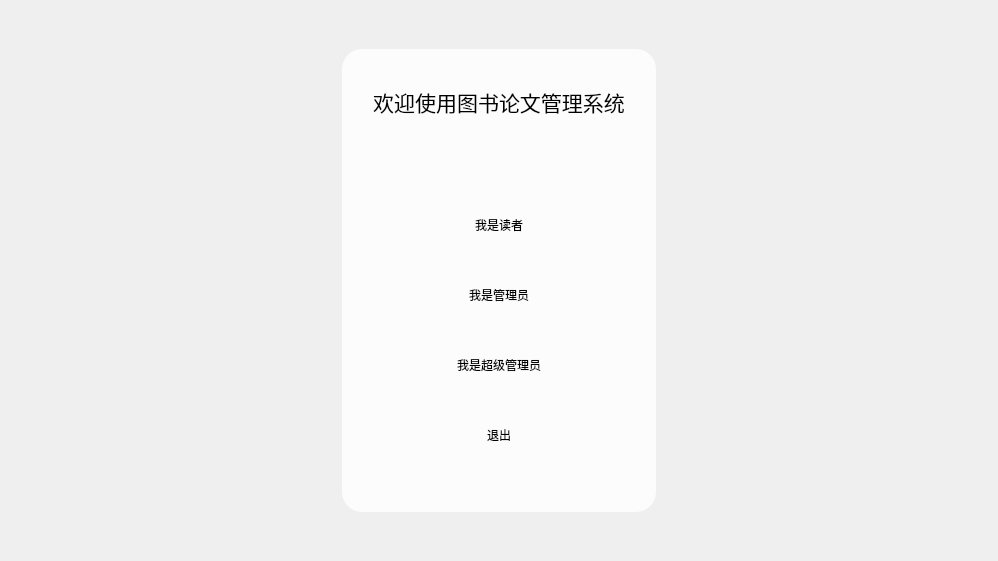
<?xml version="1.0" encoding="UTF-8"?>
<ui version="4.0">
 <class>MainWin</class>
 <widget class="QWidget" name="MainWin">
  <property name="geometry">
   <rect>
    <x>0</x>
    <y>0</y>
    <width>998</width>
    <height>561</height>
   </rect>
  </property>
  <property name="sizePolicy">
   <sizepolicy hsizetype="Preferred" vsizetype="Expanding">
    <horstretch>0</horstretch>
    <verstretch>0</verstretch>
   </sizepolicy>
  </property>
  <property name="maximumSize">
   <size>
    <width>998</width>
    <height>561</height>
   </size>
  </property>
  <property name="windowTitle">
   <string>图书管理系统</string>
  </property>
  <property name="styleSheet">
   <string notr="true"/>
  </property>
  <layout class="QHBoxLayout" name="horizontalLayout_7">
   <property name="spacing">
    <number>0</number>
   </property>
   <property name="leftMargin">
    <number>0</number>
   </property>
   <property name="topMargin">
    <number>0</number>
   </property>
   <property name="rightMargin">
    <number>0</number>
   </property>
   <property name="bottomMargin">
    <number>0</number>
   </property>
   <item>
    <widget class="QFrame" name="frame_4">
     <property name="styleSheet">
      <string notr="true">QWidget#frame_4{background-image: url(:/images/library-1.png);}</string>
     </property>
     <property name="frameShape">
      <enum>QFrame::NoFrame</enum>
     </property>
     <property name="frameShadow">
      <enum>QFrame::Plain</enum>
     </property>
     <layout class="QHBoxLayout" name="horizontalLayout_2">
      <property name="leftMargin">
       <number>0</number>
      </property>
      <property name="topMargin">
       <number>0</number>
      </property>
      <property name="rightMargin">
       <number>0</number>
      </property>
      <property name="bottomMargin">
       <number>0</number>
      </property>
      <item>
       <spacer name="horizontalSpacer_3">
        <property name="orientation">
         <enum>Qt::Horizontal</enum>
        </property>
        <property name="sizeHint" stdset="0">
         <size>
          <width>40</width>
          <height>20</height>
         </size>
        </property>
       </spacer>
      </item>
      <item>
       <widget class="QFrame" name="verticalFrame">
        <layout class="QVBoxLayout" name="verticalLayout_4">
         <item>
          <spacer name="verticalSpacer_2">
           <property name="orientation">
            <enum>Qt::Vertical</enum>
           </property>
           <property name="sizeType">
            <enum>QSizePolicy::Fixed</enum>
           </property>
           <property name="sizeHint" stdset="0">
            <size>
             <width>20</width>
             <height>40</height>
            </size>
           </property>
          </spacer>
         </item>
         <item>
          <widget class="QFrame" name="frame">
           <property name="styleSheet">
            <string notr="true">QFrame#frame{
border-radius:20px;
background:rgba(255,255,255,200)}</string>
           </property>
           <property name="frameShape">
            <enum>QFrame::StyledPanel</enum>
           </property>
           <property name="frameShadow">
            <enum>QFrame::Raised</enum>
           </property>
           <layout class="QVBoxLayout" name="verticalLayout_3" stretch="1,4">
            <item>
             <widget class="QLabel" name="label">
              <property name="font">
               <font>
                <family>微软雅黑</family>
                <pointsize>16</pointsize>
               </font>
              </property>
              <property name="text">
               <string>欢迎使用图书论文管理系统</string>
              </property>
              <property name="alignment">
               <set>Qt::AlignCenter</set>
              </property>
             </widget>
            </item>
            <item>
             <widget class="QFrame" name="frame_2">
              <property name="styleSheet">
               <string notr="true">border: 0px</string>
              </property>
              <property name="frameShape">
               <enum>QFrame::StyledPanel</enum>
              </property>
              <property name="frameShadow">
               <enum>QFrame::Raised</enum>
              </property>
              <layout class="QHBoxLayout" name="horizontalLayout" stretch="1,3,1">
               <item>
                <spacer name="horizontalSpacer">
                 <property name="orientation">
                  <enum>Qt::Horizontal</enum>
                 </property>
                 <property name="sizeHint" stdset="0">
                  <size>
                   <width>60</width>
                   <height>20</height>
                  </size>
                 </property>
                </spacer>
               </item>
               <item>
                <widget class="QFrame" name="frame_3">
                 <property name="frameShape">
                  <enum>QFrame::StyledPanel</enum>
                 </property>
                 <property name="frameShadow">
                  <enum>QFrame::Raised</enum>
                 </property>
                 <layout class="QVBoxLayout" name="verticalLayout_2">
                  <property name="bottomMargin">
                   <number>1</number>
                  </property>
                  <item>
                   <widget class="PushButton" name="pushButton_7">
                    <property name="font">
                     <font>
                      <family>微软雅黑 Light</family>
                      <pointsize>9</pointsize>
                     </font>
                    </property>
                    <property name="text">
                     <string>我是读者</string>
                    </property>
                   </widget>
                  </item>
                  <item>
                   <widget class="PushButton" name="pushButton_6">
                    <property name="font">
                     <font>
                      <family>微软雅黑 Light</family>
                      <pointsize>9</pointsize>
                     </font>
                    </property>
                    <property name="text">
                     <string>我是管理员</string>
                    </property>
                   </widget>
                  </item>
                  <item>
                   <widget class="PushButton" name="pushButton_5">
                    <property name="font">
                     <font>
                      <family>微软雅黑 Light</family>
                      <pointsize>9</pointsize>
                     </font>
                    </property>
                    <property name="text">
                     <string>我是超级管理员</string>
                    </property>
                   </widget>
                  </item>
                  <item>
                   <widget class="PushButton" name="pushButton_4">
                    <property name="font">
                     <font>
                      <family>微软雅黑 Light</family>
                      <pointsize>9</pointsize>
                     </font>
                    </property>
                    <property name="text">
                     <string>退出</string>
                    </property>
                   </widget>
                  </item>
                 </layout>
                </widget>
               </item>
               <item>
                <spacer name="horizontalSpacer_2">
                 <property name="orientation">
                  <enum>Qt::Horizontal</enum>
                 </property>
                 <property name="sizeHint" stdset="0">
                  <size>
                   <width>60</width>
                   <height>20</height>
                  </size>
                 </property>
                </spacer>
               </item>
              </layout>
             </widget>
            </item>
           </layout>
          </widget>
         </item>
         <item>
          <spacer name="verticalSpacer">
           <property name="orientation">
            <enum>Qt::Vertical</enum>
           </property>
           <property name="sizeType">
            <enum>QSizePolicy::Fixed</enum>
           </property>
           <property name="sizeHint" stdset="0">
            <size>
             <width>20</width>
             <height>40</height>
            </size>
           </property>
          </spacer>
         </item>
        </layout>
       </widget>
      </item>
      <item>
       <spacer name="horizontalSpacer_4">
        <property name="orientation">
         <enum>Qt::Horizontal</enum>
        </property>
        <property name="sizeHint" stdset="0">
         <size>
          <width>40</width>
          <height>20</height>
         </size>
        </property>
       </spacer>
      </item>
     </layout>
    </widget>
   </item>
  </layout>
 </widget>
 <customwidgets>
  <customwidget>
   <class>PushButton</class>
   <extends>QPushButton</extends>
   <header>qfluentwidgets</header>
  </customwidget>
 </customwidgets>
 <resources>
  <include location="../resource.qrc"/>
 </resources>
 <connections/>
</ui>
